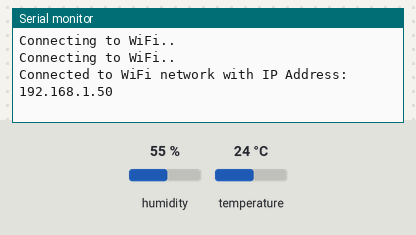
A sketch run on a simulated ESP32. Parts: the last lines printed to the serial monitor. The test bench sets the inputs (shaded band); at power-on: humidity 55 %, temperature 24 °C. WiFi joins after 1.5 s; servers stay silent unless stated; web services answer with replies made up by the test bench.

Above: at 3.2 s.
3.3 s: humidity set to 22 %
At 12.6 s:
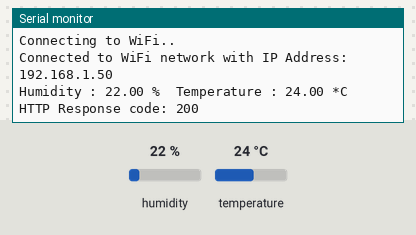
18.3 s: temperature set to 12 °C
At 22.41 s:
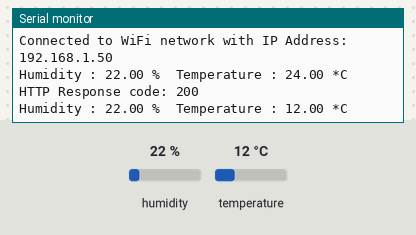
33.3 s: humidity set to 40 %
At 43.3 s:
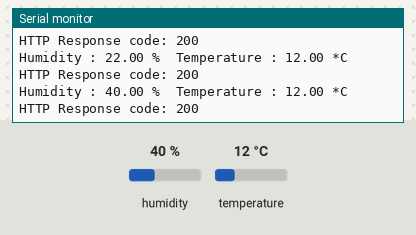

Measured:
- after the input at 3.3 s, the serial monitor: prints a new line after 8.7 s (image 1)
- after the input at 18.3 s, the serial monitor: prints a new line after 4.0 s (image 2)
- after the input at 33.3 s, the serial monitor: prints a new line after 9.4 s (image 3)

The sketch:

esp32_post_example.ino
```cpp
#include <WiFi.h>
#include <HTTPClient.h>
#include "DHT.h"

#define DHTPIN 4
#define DHTTYPE DHT11
DHT dht(DHTPIN, DHTTYPE);

const char* ssid = "Hinet";    // your network SSID
const char* password = "12345678";    // your network password
// Domain Name with full URL Path for HTTP POST Request
const char* serverName = "http://api.thingspeak.com/update";
// write API Key provided by thingspeak
String apiKey = "7FCUS7TUMKAKL5WE";    // your write API key
void setup() {
  Serial.begin(115200);
  WiFi.begin(ssid, password);
  dht.begin();

  while (WiFi.status() != WL_CONNECTED) {
    delay(1000);
    Serial.println("Connecting to WiFi..");
  }
  Serial.print("Connected to WiFi network with IP Address: ");
  Serial.println(WiFi.localIP());
}

void loop() {
  if (WiFi.status() == WL_CONNECTED) {  //Check the current connection status
    WiFiClient client;
    HTTPClient http;
    delay(10000); // wait for 10 seconds
    // Read temperature as Celsius (the default)
    float t = dht.readTemperature();
    float h = dht.readHumidity();

    // Check if any reads failed
    if(isnan(h) || isnan(t)){
      Serial.println("Failed to read from DHT sensor");
      return;
    }

    Serial.print("Humidity : ");
    Serial.print(h);
    Serial.print(" %\t");
    Serial.print("Temperature : ");
    Serial.print(t);
    Serial.println(" *C");

    // Your Domain name with URL path or IP address with path
    http.begin(client, serverName);

    // Specify content-type header
    http.addHeader("Content-Type", "application/x-www-form-urlencoded");
    // Data to send with HTTP POST
    String httpRequestData = "api_key=" + apiKey + "&field1=" + String(t) + "&field2=" + String(h);
    // Send HTTP POST request
    int httpResponseCode = http.POST(httpRequestData);

    if (httpResponseCode > 0) { //Check for the returning code

      Serial.print("HTTP Response code: ");
      Serial.println(httpResponseCode);
    }

    else{
      Serial.println("Error on HTTP request");
    }

    http.end();  //Free the resources
  }
  else {
    Serial.println("WiFi Disconnected");
  }
}
```
